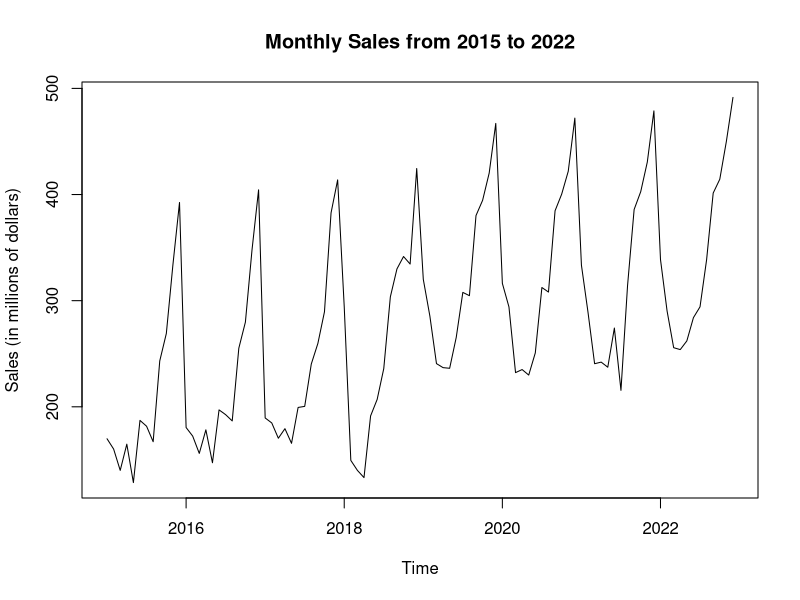
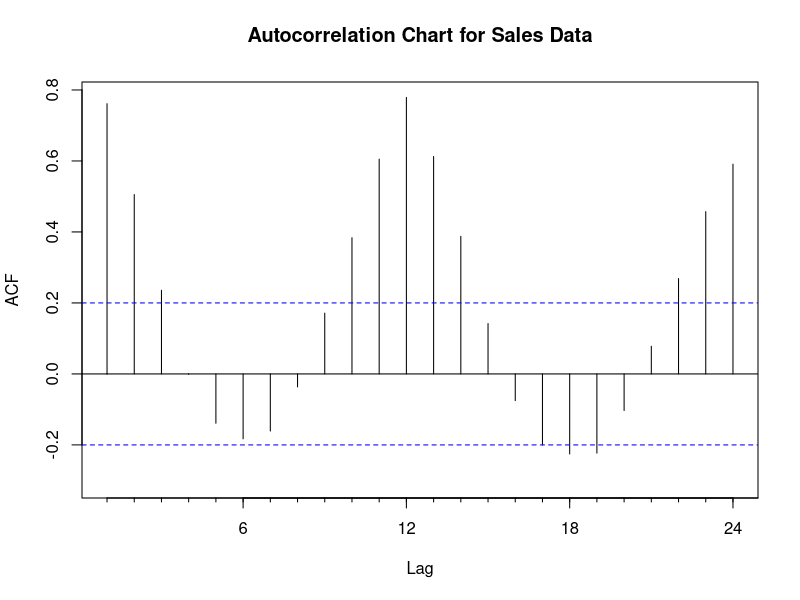

The R source for these figures, in order:
## Install forecast library

install.packages("forecast")
library(forecast)
library(zoo)


# Set working directory for locating files.
setwd("C:/Users/STSC/Downloads/Time Series Project")

# Create data frame.
sales.data <- read.csv("Sales-Data.csv")

# See the first 6 records of the file.
head(sales.data)
tail(sales.data)




## Task 1(a)

# Create a time series data set using the ts() function.
sales.ts <- ts(sales.data$Sales, start = c(2015, 1), end = c(2022, 12), freq = 12)

# Print the data set
sales.ts



## Task 1(b)

# Plot the time series.
plot(sales.ts, main = "Monthly Sales from 2015 to 2022", 
     ylab = "Sales (in millions of dollars)")



## Task 1(c)

# Autocorrelation chart using the Acf() function
sales.autocor <- Acf(sales.ts, main = "Autocorrelation Chart for Sales Data")


# Display autocorrelation coefficients for various lags.
Lag <- round(sales.autocor$lag, 0)
ACF <- round(sales.autocor$acf, 3)
data.frame(Lag, ACF)





## Task 2(a)

# Define the numbers of months in the training and validation sets.
nTrain <- 72 
nValid <- 24

# Split the time series into training and validation partitions
train.ts <- window(sales.ts, start = c(2015, 1), end = c(2020, 12))
valid.ts <- window(sales.ts, start = c(2021, 1), 
                   end = c(2022, 12))



## Task 2(b)

# To create three trailing moving averages with window widths of 3, 8, and 12
ma3.trail <- rollmean(train.ts, k = 3, align = "right", fill = NA)
ma8.trail <- rollmean(train.ts, k = 8, align = "right", fill = NA)
ma12.trail <- rollmean(train.ts, k = 12, align = "right", fill = NA)

ma3.trail
ma8.trail
ma12.trail



## Task 2(c)

# Create a trailing MA forecast for validation period.
ma3.trail.pred <- forecast(ma3.trail, h = nValid, level = 0)
ma8.trail.pred <- forecast(ma8.trail, h = nValid, level = 0)
ma12.trail.pred <- forecast(ma12.trail, h = nValid, level = 0)

ma3.trail.pred
ma8.trail.pred
ma12.trail.pred



## Task 2(d)

# Calculate the accuracy measures for each trailing MA forecast
round(accuracy(ma3.trail.pred, valid.ts), 3)
round(accuracy(ma8.trail.pred, valid.ts), 3)
round(accuracy(ma12.trail.pred, valid.ts), 3)




## Task 3(a)

# To develop a regression model with linear trend and seasonality for 
# training partition.
trend.seas <- tslm(train.ts ~ trend + season)

# To print the model summary
summary(trend.seas)

# To create regression forecast with trend and seasonality for 
# validation period.
trend.seas.pred <- forecast(trend.seas, h = nValid, level = 0)
trend.seas.pred



## Task 3(b)

# Identify and display regression residuals for training partition.
trend.seas.res <- trend.seas$residuals
trend.seas.res

# Trailing MA for residuals with window width 3 for training partition.
ma.trail.res <- rollmean(trend.seas.res, k = 3, align = "right")
ma.trail.res


# Create residuals forecast for validation period.
ma.trail.res.pred <- forecast(ma.trail.res, h = nValid, level = 0)
ma.trail.res.pred

## Task 3(c)

# To develop a two-level forecast for validation period
first.2level <- trend.seas.pred$mean + ma.trail.res.pred$mean
first.2level

# To create a table with validation data, regression forecast, trailing MA for 
# residuals and total forecast.
valid.df <- round(data.frame(valid.ts, trend.seas.pred$mean, 
                             ma.trail.res.pred$mean, 
                             first.2level), 3)
names(valid.df) <- c("Ridership", "Regression.Fst", 
                     "MA.Residuals.Fst", "Combined.Fst")
valid.df

# To identify common accuracy measures.
round(accuracy(trend.seas.pred$mean, valid.ts), 3)
round(accuracy(first.2level, valid.ts), 3)



## Task 3(d)


# To fit a regression model with linear trend and seasonality for entire data set.
tot.trend.seas <- tslm(sales.ts ~ trend  + season)
summary(tot.trend.seas)

# To identify and display regression residuals for entire data set.
tot.trend.seas.res <- tot.trend.seas$residuals
tot.trend.seas.res

# To use trailing MA to with window width of 3 for regression residuals
tot.ma.trail.res <- rollmean(tot.trend.seas.res, k = 3, align = "right")
tot.ma.trail.res

# To create regression forecast for future 12 periods.
tot.trend.seas.pred <- forecast(tot.trend.seas, h = 12, level = 0)
tot.trend.seas.pred

# Create forecast for trailing MA residuals for future 12 periods.
tot.ma.trail.res.pred <- forecast(tot.ma.trail.res, h = 12, level = 0)
tot.ma.trail.res.pred

# To develop 2-level forecast for future 12 periods
tot.fst.2level <- tot.trend.seas.pred$mean + tot.ma.trail.res.pred$mean
tot.fst.2level


# Create a table with regression forecast, trailing MA for residuals,
# and total forecast for future 12 periods.
future12.df <- round(data.frame(tot.trend.seas.pred$mean, tot.ma.trail.res.pred$mean, 
                                tot.fst.2level), 3)
names(future12.df) <- c("Regression.Fst", "MA.Residuals.Fst", "Combined.Fst")
future12.df



## Task 3(e)


# Use snaive() to make seasonal naive forecast for validation data. 
sales.snaive.pred <- snaive(train.ts, h = nValid)
sales.snaive.pred

# Use accuracy() function to identify common accuracy measures.
round(accuracy(tot.trend.seas.pred$fitted, valid.ts), 3)
round(accuracy(tot.trend.seas.pred$fitted+tot.ma.trail.res, valid.ts), 3)
round(accuracy((snaive(valid.ts))$fitted, valid.ts), 3)



## Task 4(a)

# To develop HW Model
hw.ZZZ <- ets(train.ts, model = "ZZZ")
hw.ZZZ

# To make prediction using HW Model
hw.ZZZ.pred <- forecast(hw.ZZZ, h = nValid, level = 0)
hw.ZZZ.pred




## Task 4(b)


# Create Holt-Winter's (HW) exponential smoothing for entire data set. 
HW.ZZZ <- ets(sales.ts, model = "ZZZ")
HW.ZZZ 


# Use forecast() function to make predictions using this HW model for
# 12 month into the future.
HW.ZZZ.pred <- forecast(HW.ZZZ, h = 12 , level = 0)
HW.ZZZ.pred



## Task 4(c)

# Use accuracy() function to identify common accuracy measures.
round(accuracy((snaive(sales.ts))$fitted, sales.ts), 3)
round(accuracy(HW.ZZZ.pred$fitted, sales.ts), 3)
